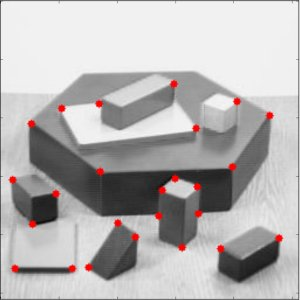
#> input picture OpenCVModule/FeatureDetectionAndDescription/Shi-TomasiCornerDetector&GoodFeaturesToTrack/blox.jpg, 300 x 300 px
$ python example.py
#> lines starting #> are read from the running program, lines starting #| are printed output that depends on the picture; after the words box and inside, x2 and y2 are one past the last pixel; in counts of white or black regions, pixels touching at a corner belong together
# In below example, we will try to find 25 best corners:

import numpy as np
import cv2 as cv
from matplotlib import pyplot as plt

img = cv.imread('blox.jpg')
#> img is the input picture: shape (300, 300, 3); mean B, G, R 179.5, 179.5, 182.2

gray = cv.cvtColor(img,cv.COLOR_BGR2GRAY)

conners = cv.goodFeaturesToTrack(gray,25,0.01,10)
#> conners = 25 rows, first 8: [2, 2], [191, 130], [164, 186], [233, 1], [297, 2], [100, 108], [296, 297], [117, 298]
corners = np.int0(conners)
#> corners has the same summary as conners

for i in corners:
    x,y = i.ravel()
    cv.circle(img,(x,y),3,255,-1)
#> this loop made 25 passes
#> (x, y) on passes 1 to 12: (2, 2), (191, 130), (164, 186), (233, 1), (297, 2), (100, 108), (296, 297), (117, 298), (117, 1), (297, 59), (193, 185), (66, 106)
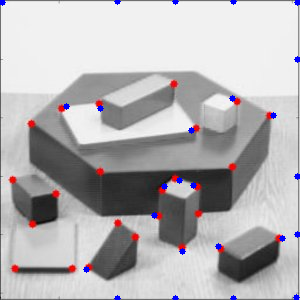
#> img: shape (300, 300, 3); 0.76% of pixels changed, all inside (x1, y1, x2, y2) = (0, 0, 300, 300)
plt.imshow(img),plt.show()
